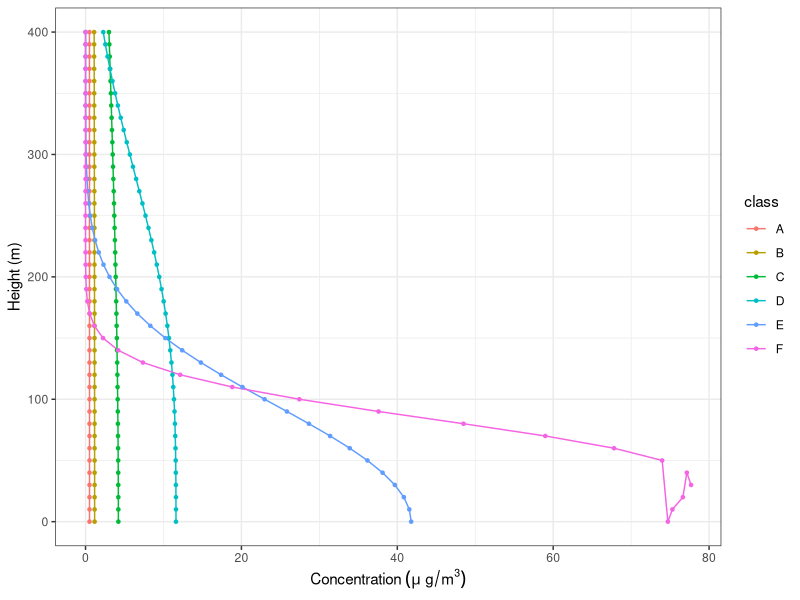

This chart was generated by the following R code:
library(dplyr) 
library(ggplot2)

setwd("H:/geob/402_Air_Pollution_Meteorology/Assg_3/")

gau_df <- read.csv("gaussian.csv")

## inserting new columns for sigma values
gau_df$sigmay <- NA
gau_df$sigmaz <- NA

## define sigma value based on Gifford (12) for z between 100 and 10000m
## class A:
sigmay_A <- 0.22*10000*(1+0.0001*10000)^(-0.5)
sigmaz_A <- 0.20*10000

gau_df$sigmay[gau_df$class == "A"] <- sigmay_A
gau_df$sigmaz[gau_df$class == "A"] <- sigmaz_A

## class B
sigmay_B <- 0.16*10000*(1+0.0001*10000)^(-0.5)
sigmaz_B <- 0.12*10000

gau_df$sigmay[gau_df$class == "B"] <- sigmay_B
gau_df$sigmaz[gau_df$class == "B"] <- sigmaz_B

## class C
sigmay_C <- 0.11*10000*(1+0.0001*10000)^(-0.5)
sigmaz_C <- 0.08*10000*(1+0.0002*10000)^(-0.5)

gau_df$sigmay[gau_df$class == "C"] <- sigmay_C
gau_df$sigmaz[gau_df$class == "C"] <- sigmaz_C

## class D
sigmay_D <- 0.08*10000*(1+0.0001*10000)^(-0.5)
sigmaz_D <- 0.06*10000*(1+0.0015*10000)^(-0.5)

gau_df$sigmay[gau_df$class == "D"] <- sigmay_D
gau_df$sigmaz[gau_df$class == "D"] <- sigmaz_D

## class_E
sigmay_E <- 0.06*10000*(1+0.0001*10000)^(-0.5)
sigmaz_E <- 0.03*10000*(1+0.0003*10000)^(-1)

gau_df$sigmay[gau_df$class == "E"] <- sigmay_E
gau_df$sigmaz[gau_df$class == "E"] <- sigmaz_E

## class_F
sigmay_F <- 0.04*10000*(1+0.0001*10000)^(-0.5)
sigmaz_F <- 0.016*10000*(1+0.0003*10000)^(-1)

gau_df$sigmay[gau_df$class == "F"] <- sigmay_F
gau_df$sigmaz[gau_df$class == "F"] <- sigmaz_F

## computing Gaussian concentration for each class
gau_df <- gau_df %>% 
  group_by(class) %>% 
  mutate(conc = 1000000*5/(2*pi*1*sigmay*sigmaz)*(exp((-(z-Effective.Stack.Height)^2)/(2*sigmaz^2)) + exp(-(z+Effective.Stack.Height)^2/(2*sigmaz^2)))*exp((0)))
                                     
## plotting
ggplot(gau_df, aes(conc, z, group = class, colour = class)) +
  xlab(expression(Concentration ~(mu~g/m^{3}))) +
  ylab("Height (m)") +
  geom_line() +
  geom_point(size = 0.9) +
  theme_bw()
